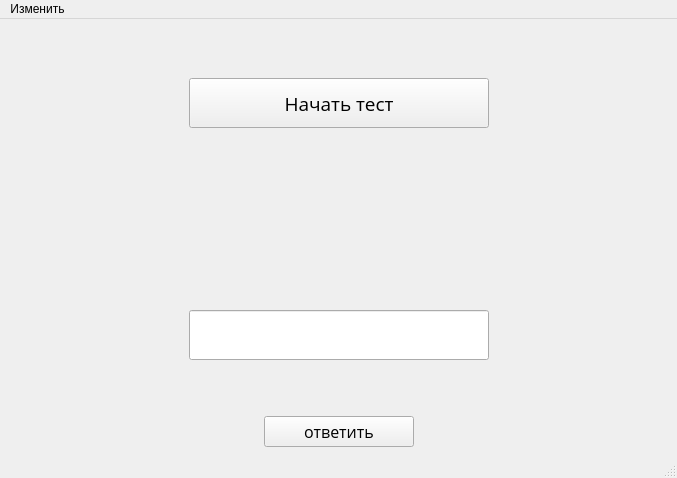
<?xml version="1.0" encoding="UTF-8"?>
<ui version="4.0">
 <class>MainWindow</class>
 <widget class="QMainWindow" name="MainWindow">
  <property name="geometry">
   <rect>
    <x>0</x>
    <y>0</y>
    <width>677</width>
    <height>478</height>
   </rect>
  </property>
  <property name="windowTitle">
   <string>MainWindow</string>
  </property>
  <widget class="QWidget" name="centralwidget">
   <layout class="QVBoxLayout" name="verticalLayout_2">
    <item>
     <layout class="QVBoxLayout" name="verticalLayout">
      <property name="sizeConstraint">
       <enum>QLayout::SetMinAndMaxSize</enum>
      </property>
      <item>
       <layout class="QHBoxLayout" name="horizontalLayout">
        <property name="sizeConstraint">
         <enum>QLayout::SetMinAndMaxSize</enum>
        </property>
        <property name="topMargin">
         <number>50</number>
        </property>
        <property name="bottomMargin">
         <number>50</number>
        </property>
        <item>
         <spacer name="horizontalSpacer">
          <property name="orientation">
           <enum>Qt::Horizontal</enum>
          </property>
          <property name="sizeHint" stdset="0">
           <size>
            <width>40</width>
            <height>20</height>
           </size>
          </property>
         </spacer>
        </item>
        <item>
         <widget class="QPushButton" name="pushButton">
          <property name="minimumSize">
           <size>
            <width>300</width>
            <height>50</height>
           </size>
          </property>
          <property name="font">
           <font>
            <family>Open Sans</family>
            <pointsize>14</pointsize>
           </font>
          </property>
          <property name="text">
           <string>Начать тест</string>
          </property>
         </widget>
        </item>
        <item>
         <spacer name="horizontalSpacer_2">
          <property name="orientation">
           <enum>Qt::Horizontal</enum>
          </property>
          <property name="sizeHint" stdset="0">
           <size>
            <width>40</width>
            <height>20</height>
           </size>
          </property>
         </spacer>
        </item>
       </layout>
      </item>
      <item>
       <layout class="QVBoxLayout" name="verticalLayout_3">
        <item>
         <layout class="QHBoxLayout" name="horizontalLayout_2">
          <item>
           <spacer name="horizontalSpacer_3">
            <property name="orientation">
             <enum>Qt::Horizontal</enum>
            </property>
            <property name="sizeHint" stdset="0">
             <size>
              <width>40</width>
              <height>20</height>
             </size>
            </property>
           </spacer>
          </item>
          <item>
           <widget class="QLabel" name="label">
            <property name="minimumSize">
             <size>
              <width>300</width>
              <height>100</height>
             </size>
            </property>
            <property name="font">
             <font>
              <family>Open Sans</family>
              <pointsize>18</pointsize>
             </font>
            </property>
            <property name="text">
             <string/>
            </property>
            <property name="alignment">
             <set>Qt::AlignCenter</set>
            </property>
           </widget>
          </item>
          <item>
           <spacer name="horizontalSpacer_4">
            <property name="orientation">
             <enum>Qt::Horizontal</enum>
            </property>
            <property name="sizeHint" stdset="0">
             <size>
              <width>40</width>
              <height>20</height>
             </size>
            </property>
           </spacer>
          </item>
         </layout>
        </item>
        <item>
         <layout class="QHBoxLayout" name="horizontalLayout_3">
          <property name="topMargin">
           <number>20</number>
          </property>
          <property name="bottomMargin">
           <number>50</number>
          </property>
          <item>
           <spacer name="horizontalSpacer_5">
            <property name="orientation">
             <enum>Qt::Horizontal</enum>
            </property>
            <property name="sizeHint" stdset="0">
             <size>
              <width>40</width>
              <height>20</height>
             </size>
            </property>
           </spacer>
          </item>
          <item>
           <widget class="QLineEdit" name="lineEdit">
            <property name="sizePolicy">
             <sizepolicy hsizetype="Expanding" vsizetype="Fixed">
              <horstretch>0</horstretch>
              <verstretch>0</verstretch>
             </sizepolicy>
            </property>
            <property name="minimumSize">
             <size>
              <width>300</width>
              <height>50</height>
             </size>
            </property>
            <property name="font">
             <font>
              <family>Open Sans</family>
              <pointsize>14</pointsize>
             </font>
            </property>
           </widget>
          </item>
          <item>
           <spacer name="horizontalSpacer_6">
            <property name="orientation">
             <enum>Qt::Horizontal</enum>
            </property>
            <property name="sizeHint" stdset="0">
             <size>
              <width>40</width>
              <height>20</height>
             </size>
            </property>
           </spacer>
          </item>
         </layout>
        </item>
       </layout>
      </item>
      <item>
       <layout class="QHBoxLayout" name="horizontalLayout_4">
        <item>
         <spacer name="horizontalSpacer_7">
          <property name="orientation">
           <enum>Qt::Horizontal</enum>
          </property>
          <property name="sizeHint" stdset="0">
           <size>
            <width>40</width>
            <height>20</height>
           </size>
          </property>
         </spacer>
        </item>
        <item>
         <widget class="QPushButton" name="pushButton_2">
          <property name="minimumSize">
           <size>
            <width>150</width>
            <height>30</height>
           </size>
          </property>
          <property name="font">
           <font>
            <family>Open Sans</family>
            <pointsize>12</pointsize>
           </font>
          </property>
          <property name="text">
           <string>ответить</string>
          </property>
         </widget>
        </item>
        <item>
         <spacer name="horizontalSpacer_8">
          <property name="orientation">
           <enum>Qt::Horizontal</enum>
          </property>
          <property name="sizeHint" stdset="0">
           <size>
            <width>40</width>
            <height>20</height>
           </size>
          </property>
         </spacer>
        </item>
       </layout>
      </item>
     </layout>
    </item>
   </layout>
  </widget>
  <widget class="QMenuBar" name="menubar">
   <property name="geometry">
    <rect>
     <x>0</x>
     <y>0</y>
     <width>677</width>
     <height>21</height>
    </rect>
   </property>
   <widget class="QMenu" name="menu">
    <property name="title">
     <string>Изменить</string>
    </property>
    <addaction name="action"/>
   </widget>
   <addaction name="menu"/>
  </widget>
  <widget class="QStatusBar" name="statusbar"/>
  <action name="action">
   <property name="text">
    <string>Добавить слова</string>
   </property>
  </action>
 </widget>
 <resources/>
 <connections/>
</ui>
